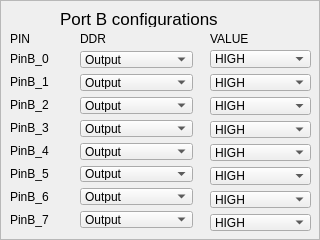
     <widget class="QFrame" name="PortB_frame">
      <property name="frameShape">
       <enum>QFrame::StyledPanel</enum>
      </property>
      <property name="frameShadow">
       <enum>QFrame::Raised</enum>
      </property>
      <widget class="QComboBox" name="PinB_1_ddr_combo">
       <property name="geometry">
        <rect>
         <x>80</x>
         <y>74</y>
         <width>113</width>
         <height>17</height>
        </rect>
       </property>
       <item>
        <property name="text">
         <string>Output</string>
        </property>
       </item>
       <item>
        <property name="text">
         <string>Input</string>
        </property>
       </item>
       <item>
        <property name="text">
         <string>Input_Pullup</string>
        </property>
       </item>
      </widget>
      <widget class="QComboBox" name="PinB_3_ddr_combo">
       <property name="geometry">
        <rect>
         <x>80</x>
         <y>120</y>
         <width>113</width>
         <height>17</height>
        </rect>
       </property>
       <item>
        <property name="text">
         <string>Output</string>
        </property>
       </item>
       <item>
        <property name="text">
         <string>Input</string>
        </property>
       </item>
       <item>
        <property name="text">
         <string>Input_Pullup</string>
        </property>
       </item>
      </widget>
      <widget class="QLabel" name="label_34">
       <property name="geometry">
        <rect>
         <x>10</x>
         <y>211</y>
         <width>48</width>
         <height>17</height>
        </rect>
       </property>
       <property name="text">
        <string>PinB_7</string>
       </property>
      </widget>
      <widget class="QLabel" name="label_35">
       <property name="geometry">
        <rect>
         <x>10</x>
         <y>165</y>
         <width>47</width>
         <height>17</height>
        </rect>
       </property>
       <property name="text">
        <string>PinB_5</string>
       </property>
      </widget>
      <widget class="QLabel" name="label_36">
       <property name="geometry">
        <rect>
         <x>10</x>
         <y>50</y>
         <width>48</width>
         <height>17</height>
        </rect>
       </property>
       <property name="text">
        <string>PinB_0</string>
       </property>
      </widget>
      <widget class="QComboBox" name="PinB_5_ddr_combo">
       <property name="geometry">
        <rect>
         <x>80</x>
         <y>166</y>
         <width>113</width>
         <height>16</height>
        </rect>
       </property>
       <item>
        <property name="text">
         <string>Output</string>
        </property>
       </item>
       <item>
        <property name="text">
         <string>Input</string>
        </property>
       </item>
       <item>
        <property name="text">
         <string>Input_Pullup</string>
        </property>
       </item>
      </widget>
      <widget class="QLabel" name="label_37">
       <property name="geometry">
        <rect>
         <x>10</x>
         <y>119</y>
         <width>47</width>
         <height>17</height>
        </rect>
       </property>
       <property name="text">
        <string>PinB_3</string>
       </property>
      </widget>
      <widget class="QComboBox" name="PinB_2_ddr_combo">
       <property name="geometry">
        <rect>
         <x>80</x>
         <y>97</y>
         <width>113</width>
         <height>17</height>
        </rect>
       </property>
       <item>
        <property name="text">
         <string>Output</string>
        </property>
       </item>
       <item>
        <property name="text">
         <string>Input</string>
        </property>
       </item>
       <item>
        <property name="text">
         <string>Input_Pullup</string>
        </property>
       </item>
      </widget>
      <widget class="QLabel" name="label_38">
       <property name="geometry">
        <rect>
         <x>10</x>
         <y>96</y>
         <width>47</width>
         <height>17</height>
        </rect>
       </property>
       <property name="text">
        <string>PinB_2</string>
       </property>
      </widget>
      <widget class="QComboBox" name="PinB_6_ddr_combo">
       <property name="geometry">
        <rect>
         <x>80</x>
         <y>188</y>
         <width>113</width>
         <height>17</height>
        </rect>
       </property>
       <item>
        <property name="text">
         <string>Output</string>
        </property>
       </item>
       <item>
        <property name="text">
         <string>Input</string>
        </property>
       </item>
       <item>
        <property name="text">
         <string>Input_Pullup</string>
        </property>
       </item>
      </widget>
      <widget class="QLabel" name="label_39">
       <property name="geometry">
        <rect>
         <x>10</x>
         <y>142</y>
         <width>48</width>
         <height>17</height>
        </rect>
       </property>
       <property name="text">
        <string>PinB_4</string>
       </property>
      </widget>
      <widget class="QLabel" name="label_40">
       <property name="geometry">
        <rect>
         <x>10</x>
         <y>73</y>
         <width>47</width>
         <height>17</height>
        </rect>
       </property>
       <property name="text">
        <string>PinB_1</string>
       </property>
      </widget>
      <widget class="QComboBox" name="PinB_0_ddr_combo">
       <property name="geometry">
        <rect>
         <x>80</x>
         <y>51</y>
         <width>113</width>
         <height>17</height>
        </rect>
       </property>
       <item>
        <property name="text">
         <string>Output</string>
        </property>
       </item>
       <item>
        <property name="text">
         <string>Input</string>
        </property>
       </item>
       <item>
        <property name="text">
         <string>Input_Pullup</string>
        </property>
       </item>
      </widget>
      <widget class="QLabel" name="label_41">
       <property name="geometry">
        <rect>
         <x>10</x>
         <y>188</y>
         <width>48</width>
         <height>17</height>
        </rect>
       </property>
       <property name="text">
        <string>PinB_6</string>
       </property>
      </widget>
      <widget class="QComboBox" name="PinB_4_ddr_combo">
       <property name="geometry">
        <rect>
         <x>80</x>
         <y>143</y>
         <width>113</width>
         <height>17</height>
        </rect>
       </property>
       <item>
        <property name="text">
         <string>Output</string>
        </property>
       </item>
       <item>
        <property name="text">
         <string>Input</string>
        </property>
       </item>
       <item>
        <property name="text">
         <string>Input_Pullup</string>
        </property>
       </item>
      </widget>
      <widget class="QComboBox" name="PinB_7_ddr_combo">
       <property name="geometry">
        <rect>
         <x>80</x>
         <y>211</y>
         <width>113</width>
         <height>17</height>
        </rect>
       </property>
       <item>
        <property name="text">
         <string>Output</string>
        </property>
       </item>
       <item>
        <property name="text">
         <string>Input</string>
        </property>
       </item>
       <item>
        <property name="text">
         <string>Input_Pullup</string>
        </property>
       </item>
      </widget>
      <widget class="QLabel" name="label_42">
       <property name="geometry">
        <rect>
         <x>60</x>
         <y>10</y>
         <width>201</width>
         <height>17</height>
        </rect>
       </property>
       <property name="font">
        <font>
         <pointsize>13</pointsize>
        </font>
       </property>
       <property name="text">
        <string>Port B configurations</string>
       </property>
      </widget>
      <widget class="QLabel" name="label_43">
       <property name="geometry">
        <rect>
         <x>10</x>
         <y>30</y>
         <width>31</width>
         <height>17</height>
        </rect>
       </property>
       <property name="text">
        <string>PIN</string>
       </property>
      </widget>
      <widget class="QLabel" name="label_44">
       <property name="geometry">
        <rect>
         <x>80</x>
         <y>30</y>
         <width>111</width>
         <height>17</height>
        </rect>
       </property>
       <property name="text">
        <string>DDR</string>
       </property>
      </widget>
      <widget class="QLabel" name="label_45">
       <property name="geometry">
        <rect>
         <x>210</x>
         <y>30</y>
         <width>61</width>
         <height>17</height>
        </rect>
       </property>
       <property name="text">
        <string>VALUE</string>
       </property>
      </widget>
      <widget class="QWidget" name="layoutWidget_2">
       <property name="geometry">
        <rect>
         <x>210</x>
         <y>50</y>
         <width>101</width>
         <height>181</height>
        </rect>
       </property>
       <layout class="QVBoxLayout" name="verticalLayout_3">
        <item>
         <widget class="QComboBox" name="PinB_0_val_combo">
          <item>
           <property name="text">
            <string>HIGH</string>
           </property>
          </item>
          <item>
           <property name="text">
            <string>LOW</string>
           </property>
          </item>
         </widget>
        </item>
        <item>
         <widget class="QComboBox" name="PinB_1_val_combo">
          <item>
           <property name="text">
            <string>HIGH</string>
           </property>
          </item>
          <item>
           <property name="text">
            <string>LOW</string>
           </property>
          </item>
         </widget>
        </item>
        <item>
         <widget class="QComboBox" name="PinB_2_val_combo">
          <item>
           <property name="text">
            <string>HIGH</string>
           </property>
          </item>
          <item>
           <property name="text">
            <string>LOW</string>
           </property>
          </item>
         </widget>
        </item>
        <item>
         <widget class="QComboBox" name="PinB_3_val_combo">
          <item>
           <property name="text">
            <string>HIGH</string>
           </property>
          </item>
          <item>
           <property name="text">
            <string>LOW</string>
           </property>
          </item>
         </widget>
        </item>
        <item>
         <widget class="QComboBox" name="PinB_4_val_combo">
          <item>
           <property name="text">
            <string>HIGH</string>
           </property>
          </item>
          <item>
           <property name="text">
            <string>LOW</string>
           </property>
          </item>
         </widget>
        </item>
        <item>
         <widget class="QComboBox" name="PinB_5_val_combo">
          <item>
           <property name="text">
            <string>HIGH</string>
           </property>
          </item>
          <item>
           <property name="text">
            <string>LOW</string>
           </property>
          </item>
         </widget>
        </item>
        <item>
         <widget class="QComboBox" name="PinB_6_val_combo">
          <item>
           <property name="text">
            <string>HIGH</string>
           </property>
          </item>
          <item>
           <property name="text">
            <string>LOW</string>
           </property>
          </item>
         </widget>
        </item>
        <item>
         <widget class="QComboBox" name="PinB_7_val_combo">
          <item>
           <property name="text">
            <string>HIGH</string>
           </property>
          </item>
          <item>
           <property name="text">
            <string>LOW</string>
           </property>
          </item>
         </widget>
        </item>
       </layout>
      </widget>
     </widget>
